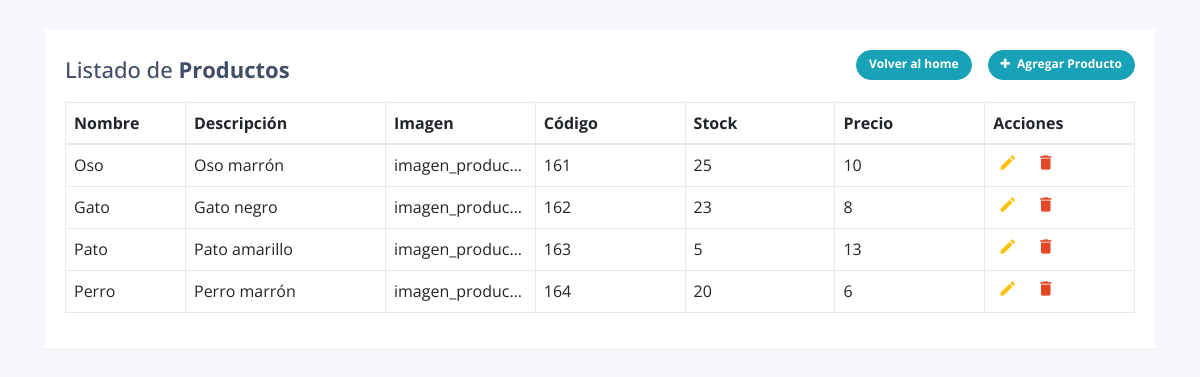
The page /productos.php on the database its author committed.
### tables this page shows
CREATE TABLE `productos` (
  `nombre_producto` text NOT NULL,
  `descripcion_producto` text NOT NULL,
  `imagen_producto` blob DEFAULT NULL,
  `id_producto` int(11) NOT NULL,
  `stock_producto` int(11) NOT NULL,
  `precio_producto` int(11) NOT NULL
);

### productos.php (the view, shortened to what this page needs)
<!DOCTYPE html>
<html lang="es">
<head>
<link rel="stylesheet" href="https://stackpath.bootstrapcdn.com/bootstrap/4.5.0/css/bootstrap.min.css">
<link rel="stylesheet" href="https://maxcdn.bootstrapcdn.com/font-awesome/4.7.0/css/font-awesome.min.css">
<link rel="stylesheet" href="./css/productos/style.css">
</head>
<body>
<div class="container-lg">
    <div class="table-responsive">
        <div class="table-wrapper">
            <div class="table-title">
                <div class="row">
                    <div class="col-sm-8"><h2>Listado de <b>Productos</b></h2></div>
                    <div class="col-sm-4">
                        <a href="./agregar_producto.php" class="btn btn-info add-new"><i class="fa fa-plus"></i> Agregar Producto</a>
                        <a href="./index.php" class="btn btn-info add-new mr-3"></i> Volver al home</a>
                    </div>
                </div>
            </div>
            <table class="table table-bordered">
                <thead>
                    <tr>
                        <th>Nombre</th>
                        <th>Descripción</th>
                        <th>Imagen</th>
                        <th>Código</th>
                        <th>Stock</th>
                        <th>Precio</th>
                        <th>Acciones</th>
                    </tr>
                </thead>
                <tbody>
                    <?php
                        $conexion = mysqli_connect("localhost:3306", "root", "", "proyecto_integrador");
                        $query = "SELECT * FROM productos";
                        $resultado = mysqli_query($conexion, $query);
                        while($unaFila = mysqli_fetch_assoc($resultado)){
                            echo "<tr>";
                                echo "<td>".$unaFila["nombre_producto"]."</td>";
                                echo "<td>".$unaFila["descripcion_producto"]."</td>";
                                echo "<td>".$unaFila["imagen_producto"]."</td>";
                                echo "<td>".$unaFila["id_producto"]."</td>";
                                echo "<td>".$unaFila["stock_producto"]."</td>";
                                echo "<td>".$unaFila["precio_producto"]."</td>";
                                echo "<td>
                                            <a href='./editar_producto.php?id=".$unaFila["id_producto"]."' class='edit' title='Edit' data-toggle='tooltip'><i class='material-icons'>&#xE254;</i></a>
                                            <a href='javascript:void(0);' onclick='eliminarProducto(".$unaFila["id_producto"].")' class='delete' title='Delete' data-toggle='tooltip'><i class='material-icons'>&#xE872;</i></a>
                                      </td>";
                            echo "</tr>";
                        }
                    ?>
                </tbody>
            </table>
        </div>
    </div>
</div>
</body>
</html>

### css/productos/style.css (style rules this page uses)
body { color: #404E67; background: #F5F7FA; font-family: 'Open Sans', sans-serif; }
.table-responsive { width: 100%; overflow-x: auto; min-width: 800px; }
.table-wrapper { width: 100%; margin: 30px auto; background: #fff; padding: 20px; box-shadow: 0 1px 1px rgba(0,0,0,.05); }
.table-title { padding-bottom: 10px; margin: 0 0 10px; }
.table-title h2 { margin: 6px 0 0; font-size: 22px; }
.table-title .add-new { float: right; height: 30px; font-weight: bold; font-size: 12px; text-shadow: none; min-width: 100px; border-radius: 50px; line-height: 13px; }
.table-title .add-new i { margin-right: 4px; }
table.table { table-layout: fixed; width: 100%; border-collapse: collapse; }
table.table th, table.table td { border-color: #e9e9e9; padding: 8px; text-align: left; }
table.table th:nth-child(1), table.table td:nth-child(1) { width: 120px; }
table.table th:nth-child(2), table.table td:nth-child(2) { width: 200px; white-space: nowrap; overflow: hidden; text-overflow: ellipsis; }
table.table th:nth-child(3), table.table td:nth-child(3), table.table th:nth-child(4), table.table td:nth-child(4), table.table th:nth-child(5), table.table td:nth-child(5), table.table th:nth-child(6), table.table td:nth-child(6) { width: calc((100% - 320px) / 4); white-space: nowrap; overflow: hidden; text-overflow: ellipsis; }
table.table td a { cursor: pointer; display: inline-block; margin: 0 5px; min-width: 24px; }
table.table td a.edit { color: #FFC107; }
table.table td a.delete { color: #E34724; }
table.table td i { font-size: 19px; }

### rows shown on the page
productos: nombre_producto "Oso", descripcion_producto "Oso marrón", imagen_producto "imagen_produc…", id_producto "161", stock_producto "25", precio_producto "10"
productos: nombre_producto "Gato", descripcion_producto "Gato negro", imagen_producto "imagen_produc…", id_producto "162", stock_producto "23", precio_producto "8"
productos: nombre_producto "Pato", descripcion_producto "Pato amarillo", imagen_producto "imagen_produc…", id_producto "163", stock_producto "5", precio_producto "13"
productos: nombre_producto "Perro", descripcion_producto "Perro marrón", imagen_producto "imagen_produc…", id_producto "164", stock_producto "20", precio_producto "6"
